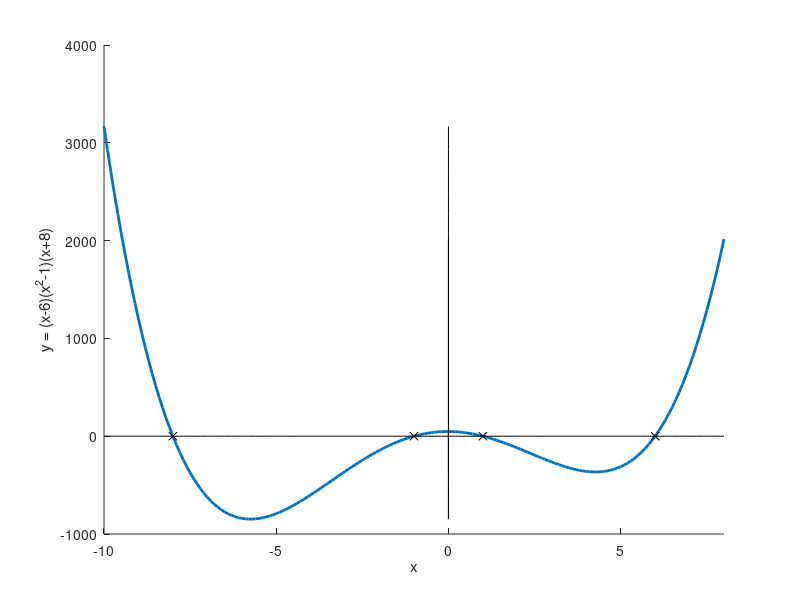
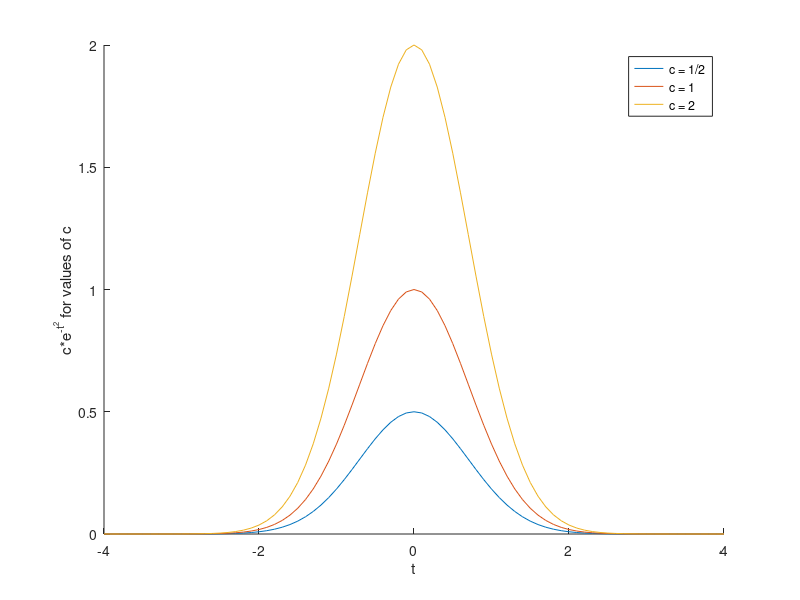

MATLAB code to generate these figures, in order:
% APPM 2360 Matlab Homework 2 - Sam Freed
% Due Thursday, Jan 31st, 2019

% Problem 1:
figure(1);
x = -10:0.1:8 ;
y = (x-6).*(x.^2-1).*(x+8);
z = x.*0;
hold on
xlim([-10,8]);
xlabel('x');
ylabel('y = (x-6)(x^2-1)(x+8)');
plot(x,y,'LineWidth',2);
plot(x,z,'k');
plot(z,y,'k');
plot(x(21),y(21),'xk');
plot(x(91),y(91),'xk');
plot(x(111),y(111),'xk');
plot(x(161),y(161),'xk');

%% Problem 2:
for k = 0:1:100
    s = ((-3)^-k)/(k.*2+1);
end
s = sqrt(12) * s;
disp(s);

%% Problem 3:
figure(2);
t = -4:0.1:4;
for c = [1/2,1,2]
    hold on
    yt = c.*exp(-t.^2);
    plot(t,yt);
    xlabel('t');
    ylabel('c*e^{-t^2} for values of c');
    hold off
end
legend('c = 1/2','c = 1','c = 2');